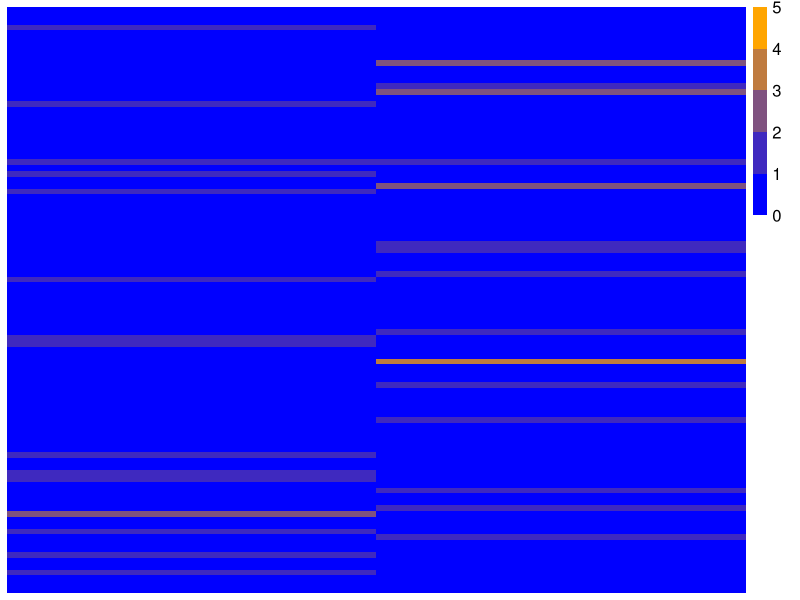

Write the R code that produced this figure.
library(fastcluster)
library("pheatmap")
logPutoff=5
i=1
name="legend_barPlot"
DEmatrix=cbind(rnorm(100), rnorm(100))
myCol <- c(colorRampPalette(c("blue", "orange"))(logPutoff))
#myCol <- c(colorRampPalette(c("white", "purple4"))(logPutoff))
myBreaks <- c(seq(0,logPutoff,length=logPutoff+1))
png(paste(name, ".png", sep=""), height = 2000, width = 2000, res = 300)
pheatmap(DEmatrix, border_color=NA, color=myCol, breaks=myBreaks, cluster_rows=FALSE, cluster_cols=FALSE, scale="none", fontsize = 12, fontsize_col=32, legend=T)
dev.off()
